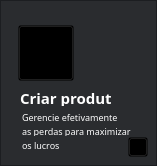
                           <widget class="QFrame" name="frame_criar_produto">
                            <property name="minimumSize">
                             <size>
                              <width>151</width>
                              <height>161</height>
                             </size>
                            </property>
                            <property name="maximumSize">
                             <size>
                              <width>123456</width>
                              <height>123456</height>
                             </size>
                            </property>
                            <property name="styleSheet">
                             <string notr="true">QFrame{
	background-color: rgba(32, 33, 37, 200);
	background-image: url(none);}

QFrame:hover
{border: 0.5px solid rgba(255, 255, 255, 80)}</string>
                            </property>
                            <property name="frameShape">
                             <enum>QFrame::StyledPanel</enum>
                            </property>
                            <property name="frameShadow">
                             <enum>QFrame::Raised</enum>
                            </property>
                            <widget class="QPushButton" name="btn_logo_criar_produto">
                             <property name="geometry">
                              <rect>
                               <x>18</x>
                               <y>25</y>
                               <width>56</width>
                               <height>56</height>
                              </rect>
                             </property>
                             <property name="styleSheet">
                              <string notr="true">background-color: transparent</string>
                             </property>
                             <property name="text">
                              <string/>
                             </property>
                             <property name="icon">
                              <iconset>
                               <normaloff>../../../images/svg_icons/icon_existinginventory.svg</normaloff>../../../images/svg_icons/icon_existinginventory.svg</iconset>
                             </property>
                             <property name="iconSize">
                              <size>
                               <width>55</width>
                               <height>55</height>
                              </size>
                             </property>
                            </widget>
                            <widget class="QLabel" name="lbl_criar_produto">
                             <property name="geometry">
                              <rect>
                               <x>20</x>
                               <y>90</y>
                               <width>91</width>
                               <height>16</height>
                              </rect>
                             </property>
                             <property name="font">
                              <font>
                               <family>Segoe UI Semilight</family>
                               <pointsize>11</pointsize>
                               <bold>true</bold>
                              </font>
                             </property>
                             <property name="styleSheet">
                              <string notr="true">border:none;
color: rgb(255, 255, 255);
background-color: transparent</string>
                             </property>
                             <property name="text">
                              <string>Criar produto</string>
                             </property>
                            </widget>
                            <widget class="QLabel" name="lbl_info_criar_produto">
                             <property name="geometry">
                              <rect>
                               <x>22</x>
                               <y>112</y>
                               <width>101</width>
                               <height>10</height>
                              </rect>
                             </property>
                             <property name="font">
                              <font>
                               <family>Segoe UI Light</family>
                               <pointsize>7</pointsize>
                              </font>
                             </property>
                             <property name="styleSheet">
                              <string notr="true">border:none;
color: rgb(255, 255, 255);
background-color: transparent</string>
                             </property>
                             <property name="text">
                              <string>Gerencie efetivamente</string>
                             </property>
                             <property name="scaledContents">
                              <bool>false</bool>
                             </property>
                            </widget>
                            <widget class="QPushButton" name="btn_log_extra_criar_produto">
                             <property name="geometry">
                              <rect>
                               <x>128</x>
                               <y>137</y>
                               <width>20</width>
                               <height>20</height>
                              </rect>
                             </property>
                             <property name="styleSheet">
                              <string notr="true">background-color: transparent</string>
                             </property>
                             <property name="icon">
                              <iconset>
                               <normaloff>../../../images/svg_icons/icon_push_notification.svg</normaloff>../../../images/svg_icons/icon_push_notification.svg</iconset>
                             </property>
                             <property name="iconSize">
                              <size>
                               <width>20</width>
                               <height>20</height>
                              </size>
                             </property>
                            </widget>
                            <widget class="QLabel" name="lbl_info_criar_produto_2">
                             <property name="geometry">
                              <rect>
                               <x>22</x>
                               <y>126</y>
                               <width>111</width>
                               <height>10</height>
                              </rect>
                             </property>
                             <property name="font">
                              <font>
                               <family>Segoe UI Light</family>
                               <pointsize>7</pointsize>
                              </font>
                             </property>
                             <property name="styleSheet">
                              <string notr="true">border:none;
color: rgb(255, 255, 255);
background-color: transparent</string>
                             </property>
                             <property name="text">
                              <string>as perdas para maximizar</string>
                             </property>
                             <property name="scaledContents">
                              <bool>false</bool>
                             </property>
                            </widget>
                            <widget class="QLabel" name="lbl_info_criar_produto_3">
                             <property name="geometry">
                              <rect>
                               <x>22</x>
                               <y>140</y>
                               <width>50</width>
                               <height>10</height>
                              </rect>
                             </property>
                             <property name="font">
                              <font>
                               <family>Segoe UI Light</family>
                               <pointsize>7</pointsize>
                              </font>
                             </property>
                             <property name="styleSheet">
                              <string notr="true">border:none;
color: rgb(255, 255, 255);
background-color: transparent</string>
                             </property>
                             <property name="text">
                              <string>os lucros</string>
                             </property>
                             <property name="scaledContents">
                              <bool>false</bool>
                             </property>
                            </widget>
                           </widget>
